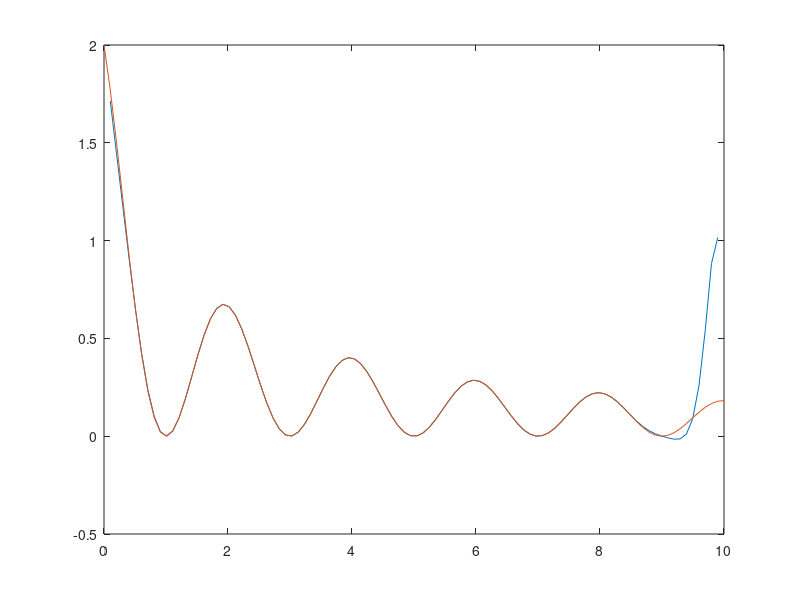

MATLAB code for this plot:
X= linspace(0,10,21);
X
Y= arrayfun(@(x) (1+cos(pi*x))/(1+x), X);
Y

computed_A=[];
n=21;
for i=1:n
  aux=1;
  for j=1:n
    if i!=j
      aux=aux*(X(i)-X(j));
    endif;
  end;
  computed_A=[computed_A;1/aux];
end;

computed_A

Lmf_upper= 0;
Lmf_lower= 0;
m=20;

input_points = linspace(0,10,100);
input_points

for i=0:m
  Lmf_upper_aux=computed_A(i+1)*Y(i+1)./(input_points - X(i+1));
  Lmf_upper_aux
  Lmf_upper = Lmf_upper + Lmf_upper_aux;
  Lmf_upper
  
  Lmf_lower_aux=computed_A(i+1)./(input_points - X(i+1));
  Lmf_lower = Lmf_lower + Lmf_lower_aux;

end;

Lmf_upper
Lmf_lower

result = Lmf_upper ./ Lmf_lower ; 
result

plot(input_points,result);
hold on;
computed_result= arrayfun(@(x) (1+cos(pi*x))/(1+x), input_points);
plot(input_points,computed_result);


%B=arrayfun(@(x) sqrt(5*x^2+1), A);
